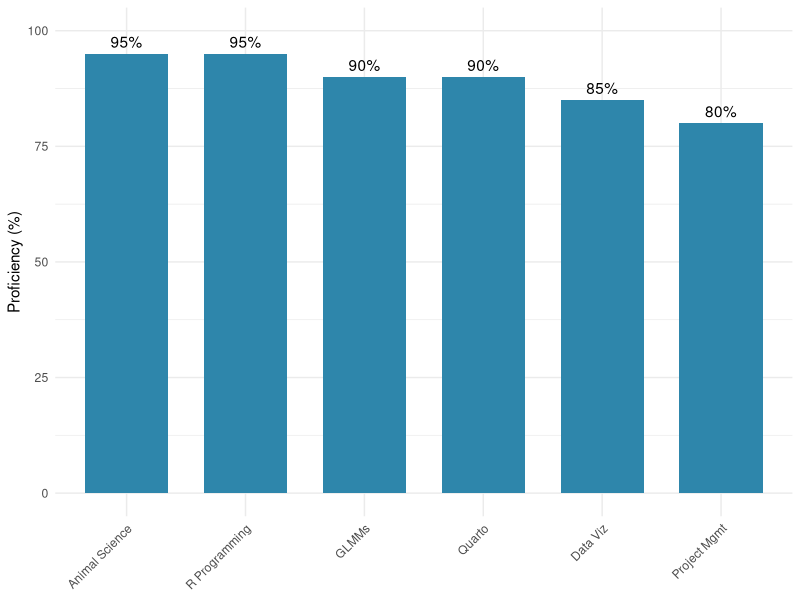

This chart was generated by the following R code:
## ---- chunk 1
#| echo: false
knitr::kable(
  data.frame(
    Degree = c("MSc Animal Science", "BSc Agriculture"),
    Institution = c("São Paulo State University", "Federal University of Santa Catarina"),
    Period = c("2023-2025", "2017-2022"),
    GPA = c("CAPES Scholarship", "8.74/10")
  )
)
## ---- chunk 2
#| echo: false
#| fig-width: 8
#| fig-height: 3
library(ggplot2)
skills <- data.frame(
  skill = c("R Programming", "GLMMs", "Data Viz", "Quarto", "Animal Science", "Project Mgmt"),
  level = c(95, 90, 85, 90, 95, 80)
)

ggplot(skills, aes(x = reorder(skill, -level), y = level)) +
  geom_col(fill = "#2E86AB", width = 0.7) +
  geom_text(aes(label = paste0(level, "%")), vjust = -0.5) +
  ylim(0, 100) +
  labs(x = NULL, y = "Proficiency (%)") +
  theme_minimal() +
  theme(axis.text.x = element_text(angle = 45, hjust = 1))
